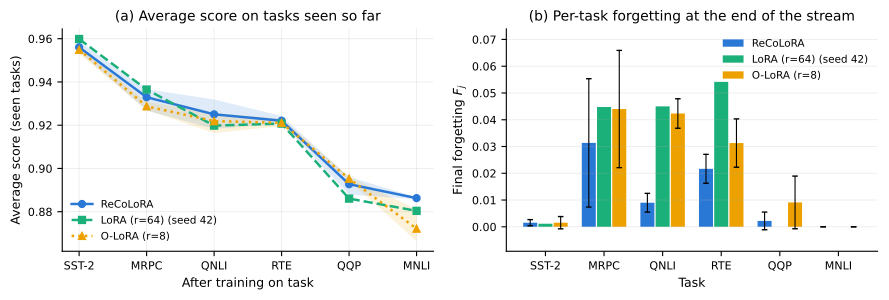

Source code (Python):
"""Qwen3-8B stage-wise results figure for the paper.

(a) average score over all tasks seen so far, after each training stage;
(b) score on the first task (SST-2) after each stage (retention trajectory).

Series: ReCoLoRA (recursive), LoRA (r=64), O-LoRA (r=8). Lines show the mean
over available seeds; the shaded band is the min-max range when more than one
seed exists. Rerun after adding seeds; the figure updates automatically.
"""
import glob
import json
import os

import matplotlib

matplotlib.use("Agg")
import matplotlib.pyplot as plt
import numpy as np

ROOT = os.path.dirname(os.path.dirname(os.path.abspath(__file__)))
TASKS = ["sst2", "mrpc", "qnli", "rte", "qqp", "mnli"]
TASK_LABELS = ["SST-2", "MRPC", "QNLI", "RTE", "QQP", "MNLI"]

SERIES = [
    # (label, glob pattern, color, marker, linestyle)
    ("ReCoLoRA", "outputs/continual_llm/recursive_hilora/qwen3_8b_rank256_min8_elbowonly/seed_*", "#2a78d6", "o", "-"),
    ("LoRA (r=64)", "outputs/continual_llm_rank_sweep/lora/qwen3_8b_r64/seed_*", "#1baf7a", "s", "--"),
    ("O-LoRA (r=8)", "outputs/continual_llm/olora/qwen3_8b/seed_*", "#eda100", "^", ":"),
]


def stage_matrix(run_dir):
    """Return dict {stage_index: {eval_task: score}} for one run."""
    with open(os.path.join(run_dir, "continual_results.json")) as f:
        d = json.load(f)
    m = {}
    for r in d["records"]:
        m.setdefault(r["stage_index"], {})[r["eval_task"]] = r["score"]
    return m


def curves(pattern):
    """Per-seed avg-seen curves and per-task final forgetting."""
    avg_seen, forget = [], []
    for run_dir in sorted(glob.glob(os.path.join(ROOT, pattern))):
        m = stage_matrix(run_dir)
        stages = sorted(m)
        T = stages[-1]
        avg_seen.append([np.mean([m[s][t] for t in TASKS[:s]]) for s in stages])
        forget.append([max(m[s][t] for s in stages if t in m[s]) - m[T][t] for t in TASKS])
    return np.array(avg_seen), np.array(forget)


fig, axes = plt.subplots(1, 2, figsize=(9, 3.1))
x = np.arange(1, len(TASKS) + 1)

# (a) trajectory of average score on seen tasks
ax = axes[0]
for label, pattern, color, marker, ls in SERIES:
    avg_seen, _ = curves(pattern)
    if avg_seen.size == 0:
        continue
    mean = avg_seen.mean(axis=0)
    ax.plot(x, mean, ls, color=color, marker=marker, markersize=5,
            linewidth=1.8, label=label + ("" if len(avg_seen) > 1 else " (seed 42)"))
    if len(avg_seen) > 1:
        ax.fill_between(x, avg_seen.min(axis=0), avg_seen.max(axis=0), color=color, alpha=0.15, linewidth=0)
ax.set_xticks(x)
ax.set_xticklabels(TASK_LABELS, fontsize=8)
ax.set_xlabel("After training on task", fontsize=9)
ax.set_ylabel("Average score (seen tasks)", fontsize=9)
ax.set_title("(a) Average score on tasks seen so far", fontsize=10)
ax.grid(alpha=0.25, linewidth=0.6)
ax.spines[["top", "right"]].set_visible(False)
ax.tick_params(labelsize=8)
ax.legend(fontsize=7.5, frameon=False, loc="lower left")

# (b) where forgetting happens: per-task final forgetting
ax = axes[1]
width = 0.26
for k, (label, pattern, color, marker, ls) in enumerate(SERIES):
    _, forget = curves(pattern)
    if forget.size == 0:
        continue
    mean = forget.mean(axis=0)
    err = (forget.max(axis=0) - forget.min(axis=0)) / 2 if len(forget) > 1 else None
    ax.bar(x + (k - 1) * width, mean, width * 0.92, color=color,
           yerr=err, error_kw={"linewidth": 0.8, "capsize": 2},
           label=label + ("" if len(forget) > 1 else " (seed 42)"))
ax.set_xticks(x)
ax.set_xticklabels(TASK_LABELS, fontsize=8)
ax.set_xlabel("Task", fontsize=9)
ax.set_ylabel("Final forgetting $F_j$", fontsize=9)
ax.set_title("(b) Per-task forgetting at the end of the stream", fontsize=10)
ax.grid(alpha=0.25, linewidth=0.6, axis="y")
ax.spines[["top", "right"]].set_visible(False)
ax.tick_params(labelsize=8)
ax.margins(y=0.12)
ax.legend(fontsize=7.5, frameon=False, loc="upper right")

fig.tight_layout()
out = os.path.join(ROOT, "figures", "results_curves.pdf")
fig.savefig(out, bbox_inches="tight")
print("Saved", out)
